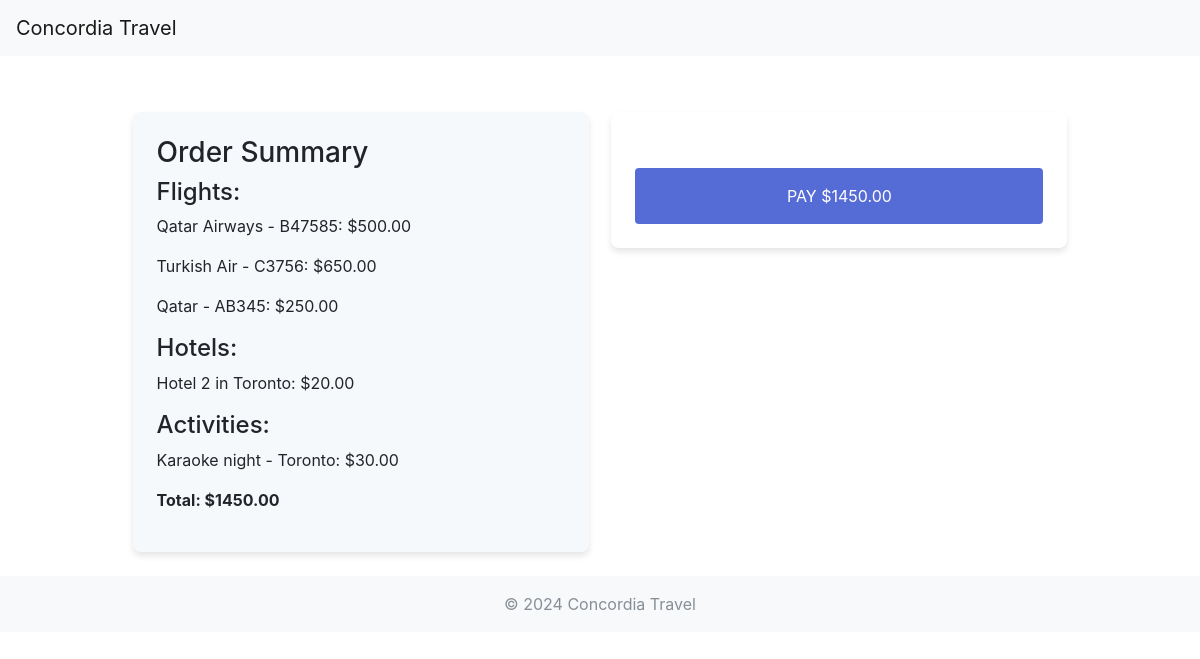
Page /payment/checkout/3/ (signed in) on the committed database.
### packages/models.py (models this page shows, shortened)
class Flight(models.Model):
    flight_number = models.CharField(max_length=10)
    airline = models.CharField(max_length=100)
    departure_city = models.CharField(max_length=100)
    arrival_city = models.CharField(max_length=100)
    departure_time = models.DateTimeField()
    duration = models.DurationField()
    price = models.DecimalField(max_digits=10, decimal_places=2)
    description = models.TextField(blank=True, null=True)  # Allows for an optional description

class Hotel(models.Model):
    name = models.CharField(max_length=100)
    city = models.TextField(max_length=100)
    phone_number = models.CharField(max_length=15)
    price = models.DecimalField(max_digits=10, decimal_places=2)
    description = models.TextField(blank=True, null=True)  # Allows for an optional description

class Activity(models.Model):
    name = models.CharField(max_length=100)
    location = models.CharField(max_length=100)
    type = models.CharField(max_length=50)  # E.g., sightseeing, hiking, etc.
    start_time = models.DateTimeField()
    duration = models.DurationField()
    price = models.DecimalField(max_digits=10, decimal_places=2)
    description = models.TextField(blank=True, null=True)  # Allows for an optional description

class CustomPackage(models.Model):
    user = models.ForeignKey(User, on_delete=models.CASCADE)
    flights = models.ManyToManyField(Flight, blank=True)
    hotels = models.ManyToManyField(Hotel, blank=True)
    activities = models.ManyToManyField(Activity, blank=True)
    is_booked = models.BooleanField(default=False)
    agency = models.ForeignKey(User, on_delete=models.SET_NULL, null=True, blank=True, related_name='agency_custompackages')
    def get_total_price(self):
        total_price = 0
        total_price += sum(flight.price for flight in self.flights.all())
        total_price += sum(hotel.price for hotel in self.hotels.all())
        total_price += sum(activity.price for activity in self.activities.all())
        return total_price

### booking/models.py (models this page shows, shortened)
class Booking(models.Model):
    STATUS_CHOICES = [
        ('none', 'None'),
        ('reserved', 'Reserved'),
        ('paid', 'Paid'),
    ]
    user = models.ForeignKey(User, on_delete=models.CASCADE)
    custom_package = models.ForeignKey(CustomPackage, on_delete=models.CASCADE)
    status = models.CharField(max_length=10, choices=STATUS_CHOICES, default='none')
    reserved_until = models.DateTimeField(null=True, blank=True)  # Add this field to track reservation expiration
    tracking_id = models.CharField(max_length=64, editable=False, null=True)

### payment/views.py (the view)
# urls.py: path('checkout/<int:booking_id>/', views.checkout, name='checkout'),
@login_required
def checkout(request, booking_id):
    booking = get_object_or_404(Booking, pk=booking_id)
    total_amount = int(booking.custom_package.get_total_price() * 100)  # Convert to cents
    if request.method == 'POST':
        try:
            payment_intent = stripe.PaymentIntent.create(
                amount=total_amount,
                currency="usd",
                metadata={
                    'integration_check': 'accept_a_payment',
                    'booking_id': booking_id
                },
            )
            return redirect('payment_success', booking_id=booking_id)  # Redirect to the payment success view
        except Exception as e:
            print(e)
            context = {
                'error_message': "An error occurred while trying to process your payment. Please try again.",
                'stripe_key': settings.STRIPE_PUBLIC_KEY,
                'booking': booking
            }
            return render(request, 'payment/checkout.html', context)
    else:
        context = {
            'stripe_key': settings.STRIPE_PUBLIC_KEY,
            'booking': booking
        }
        return render(request, 'payment/checkout.html', context)

### payment/templates/payment/checkout.html (shortened to what this page needs)
{% extends 'payment/base.html' %}
{% block content %}
<div class="checkout-wrapper">
    <div class="package-summary">
        <h3>Order Summary</h3>
        <div>
          <h4>Flights:</h4>
          {% for flight in booking.custom_package.flights.all %}
            <p>{{ flight.airline }} - {{ flight.flight_number }}: ${{ flight.price }}</p>
          {% empty %}
            <p>No flights</p>
          {% endfor %}
        </div>
        <div>
          <h4>Hotels:</h4>
          {% for hotel in booking.custom_package.hotels.all %}
            <p>{{ hotel.name }} in {{ hotel.city }}: ${{ hotel.price }}</p>
          {% empty %}
            <p>No hotels</p>
          {% endfor %}
        </div>
        <div>
          <h4>Activities:</h4>
          {% for activity in booking.custom_package.activities.all %}
            <p>{{ activity.name }} - {{ activity.location }}: ${{ activity.price }}</p>
          {% empty %}
            <p>No activities</p>
          {% endfor %}
        </div>
        <div>
          <p><strong>Total: ${{ booking.custom_package.get_total_price }}</strong></p>
        </div>
    </div>
  <div class="payment-form-container">
    <form action="{% url 'checkout' booking_id=booking.id %}" method="post" id="payment-form">
      <button class="stripe-style">Pay ${{ booking.custom_package.get_total_price }}</button>
    </form>
  </div>
</div>
{% endblock %}

### payment/templates/payment/checkout.html (style rules this page uses)
.checkout-wrapper { display: flex; justify-content: center; align-items: flex-start; padding-top: 2rem; }
.package-summary { width: 40%; margin-right: 2%; background: #f6f9fc; border-radius: 8px; padding: 1.5rem; box-shadow: 0 4px 6px rgba(0,0,0,.1); }
.payment-form-container { width: 40%; background: #ffffff; padding: 1.5rem; border-radius: 8px; box-shadow: 0 4px 6px rgba(0,0,0,.1); }
.payment-form-container form { display: grid; grid-gap: 1rem; }
.stripe-style { background: #556cd6; color: #ffffff; border: 0; padding: 16px 32px; text-transform: uppercase; border-radius: 4px; transition: background-color .3s; cursor: pointer; }

### rows in the picture
Flight: airline "Qatar Airways", flight_number "B47585", price "500.00"
Flight: airline "Turkish Air", flight_number "C3756", price "650.00"
Flight: airline "Qatar", flight_number "AB345", price "250.00"
Hotel: name "Hotel 2", city "Toronto", price "20.00"
Activity: name "Karaoke night", location "Toronto", price "30.00"
Booking: custom_package.get_total_price "1450.00"
